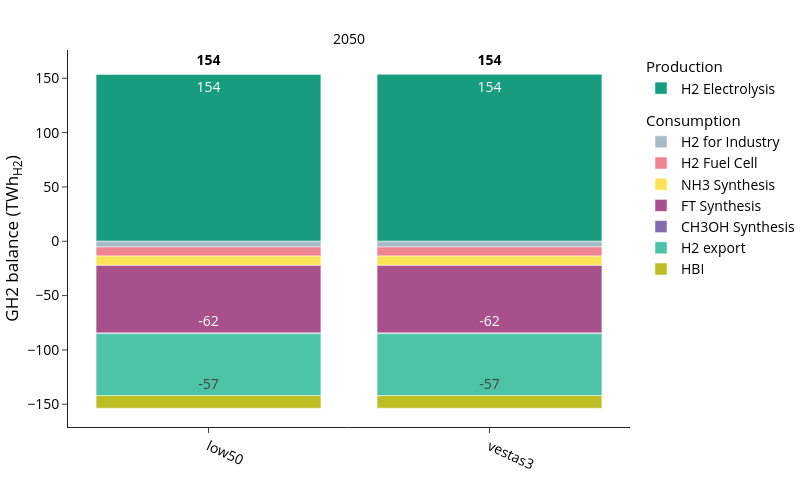

Notebook cell for this chart:
### Markdown cell above
### Hydrogen Balance

### Code cell
plot_config['chart_config'] = yaml_config['charts']['hydrogen_balance']

fig, df = plot_energy_balance(
    carrier="H2",
    balance_dict=balance_dict,
    config=plot_config,
    rename_function=rename_h2,
    save_dir=SDIR
)

fig.show()

### Figure 1 — Plotly figure (JSON) as saved in the notebook; plotly's stock layout.template omitted (floating-point values rounded to 4 significant figures)
{"data": [{"hovertemplate": "<b>%{fullData.name}</b><br>Scenario: %{x}<br>Value: %{y:.2f}<extra></extra>", "legendgroup": "Production", "legendgrouptitle": {"text": "Production"}, "marker": {"color": "#179c7d", "pattern": {"shape": ""}}, "name": "H2 Electrolysis", "orientation": "v", "showlegend": true, "text": [153.6, 153.7], "textangle": 0, "textposition": "inside", "texttemplate": "%{y:.0f}", "type": "bar", "x": ["low50", "vestas3"], "xaxis": "x", "y": [153.6, 153.7], "yaxis": "y"}, {"hovertemplate": "<b>%{fullData.name}</b><br>Scenario: %{x}<br>Value: %{y:.2f}<extra></extra>", "legendgroup": "Consumption", "legendgrouptitle": {"text": "Consumption"}, "marker": {"color": "#a6bbc8", "pattern": {"shape": ""}}, "name": "H2 for Industry", "orientation": "v", "showlegend": true, "text": [-5.3, -5.3], "textangle": 0, "textposition": "inside", "texttemplate": "%{y:.0f}", "type": "bar", "x": ["low50", "vestas3"], "xaxis": "x", "y": [-5.3, -5.3], "yaxis": "y"}, {"hovertemplate": "<b>%{fullData.name}</b><br>Scenario: %{x}<br>Value: %{y:.2f}<extra></extra>", "legendgroup": "Consumption", "marker": {"color": "#f08591", "pattern": {"shape": ""}}, "name": "H2 Fuel Cell", "orientation": "v", "showlegend": true, "text": [-8.3, -8.3], "textangle": 0, "textposition": "inside", "texttemplate": "%{y:.0f}", "type": "bar", "x": ["low50", "vestas3"], "xaxis": "x", "y": [-8.3, -8.3], "yaxis": "y"}, {"hovertemplate": "<b>%{fullData.name}</b><br>Scenario: %{x}<br>Value: %{y:.2f}<extra></extra>", "legendgroup": "Consumption", "marker": {"color": "#fce356", "pattern": {"shape": ""}}, "name": "NH3 Synthesis", "orientation": "v", "showlegend": true, "text": [-8.6, -8.6], "textangle": 0, "textposition": "inside", "texttemplate": "%{y:.0f}", "type": "bar", "x": ["low50", "vestas3"], "xaxis": "x", "y": [-8.6, -8.6], "yaxis": "y"}, {"hovertemplate": "<b>%{fullData.name}</b><br>Scenario: %{x}<br>Value: %{y:.2f}<extra></extra>", "legendgroup": "Consumption", "marker": {"color": "#a8508c", "pattern": {"shape": ""}}, "name": "FT Synthesis", "orientation": "v", "showlegend": true, "text": [-62.2, -62.2], "textangle": 0, "textposition": "inside", "texttemplate": "%{y:.0f}", "type": "bar", "x": ["low50", "vestas3"], "xaxis": "x", "y": [-62.2, -62.2], "yaxis": "y"}, {"hovertemplate": "<b>%{fullData.name}</b><br>Scenario: %{x}<br>Value: %{y:.2f}<extra></extra>", "legendgroup": "Consumption", "marker": {"color": "#836bad", "pattern": {"shape": ""}}, "name": "CH3OH Synthesis", "orientation": "v", "showlegend": true, "text": [-0.7, -0.7], "textangle": 0, "textposition": "inside", "texttemplate": "%{y:.0f}", "type": "bar", "x": ["low50", "vestas3"], "xaxis": "x", "y": [-0.7, -0.7], "yaxis": "y"}, {"hovertemplate": "<b>%{fullData.name}</b><br>Scenario: %{x}<br>Value: %{y:.2f}<extra></extra>", "legendgroup": "Consumption", "marker": {"color": "#4CC2A6", "pattern": {"shape": ""}}, "name": "H2 export", "orientation": "v", "showlegend": true, "text": [-57.0, -57.0], "textangle": 0, "textposition": "inside", "texttemplate": "%{y:.0f}", "type": "bar", "x": ["low50", "vestas3"], "xaxis": "x", "y": [-57.0, -57.0], "yaxis": "y"}, {"hovertemplate": "<b>%{fullData.name}</b><br>Scenario: %{x}<br>Value: %{y:.2f}<extra></extra>", "legendgroup": "Consumption", "marker": {"color": "#BCBD22", "pattern": {"shape": ""}}, "name": "HBI", "orientation": "v", "showlegend": true, "text": [-11.5, -11.5], "textangle": 0, "textposition": "inside", "texttemplate": "%{y:.0f}", "type": "bar", "x": ["low50", "vestas3"], "xaxis": "x", "y": [-11.5, -11.5], "yaxis": "y"}, {"hoverinfo": "skip", "mode": "text", "showlegend": false, "text": ["154", "154"], "textfont": {"color": "black", "size": 14, "weight": "bold"}, "textposition": "top center", "type": "scatter", "x": ["low50", "vestas3"], "xaxis": "x", "y": [158.6, 158.7], "yaxis": "y"}, {"hoverinfo": "skip", "mode": "text", "showlegend": false, "text": ["", ""], "textfont": {"color": "black", "size": 14, "weight": "bold"}, "textposition": "bottom center", "type": "scatter", "x": ["low50", "vestas3"], "xaxis": "x", "y": [148.6, 148.6], "yaxis": "y"}], "layout": {"annotations": [{"font": {}, "showarrow": false, "text": "2050", "x": 0.5, "xanchor": "center", "xref": "paper", "y": 1, "yanchor": "bottom", "yref": "paper"}], "barmode": "relative", "height": 500, "legend": {"title": {"text": ""}, "tracegroupgap": 10, "traceorder": "grouped"}, "width": 800, "xaxis": {"anchor": "y", "categoryarray": [], "categoryorder": "array", "domain": [0, 1], "tickangle": 25, "title": {"text": ""}}, "yaxis": {"anchor": "x", "domain": [0, 1], "title": {"text": "GH2 balance (TWh<sub>H2</sub>)"}}}}
